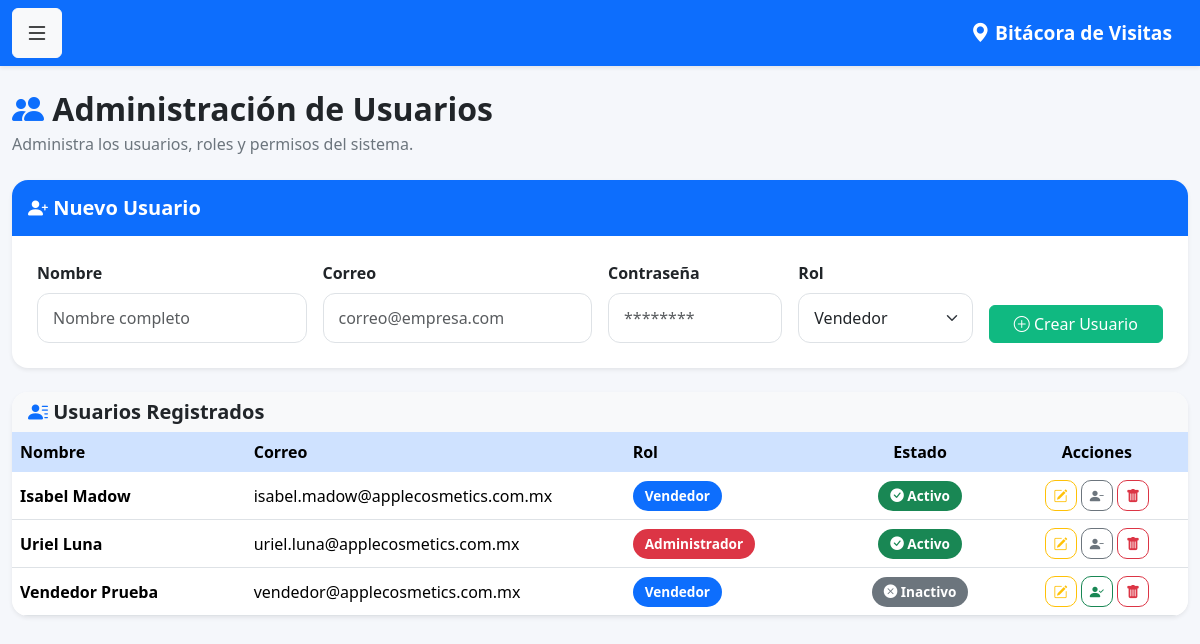
Before: /usuarios (signed in) with the older database file.
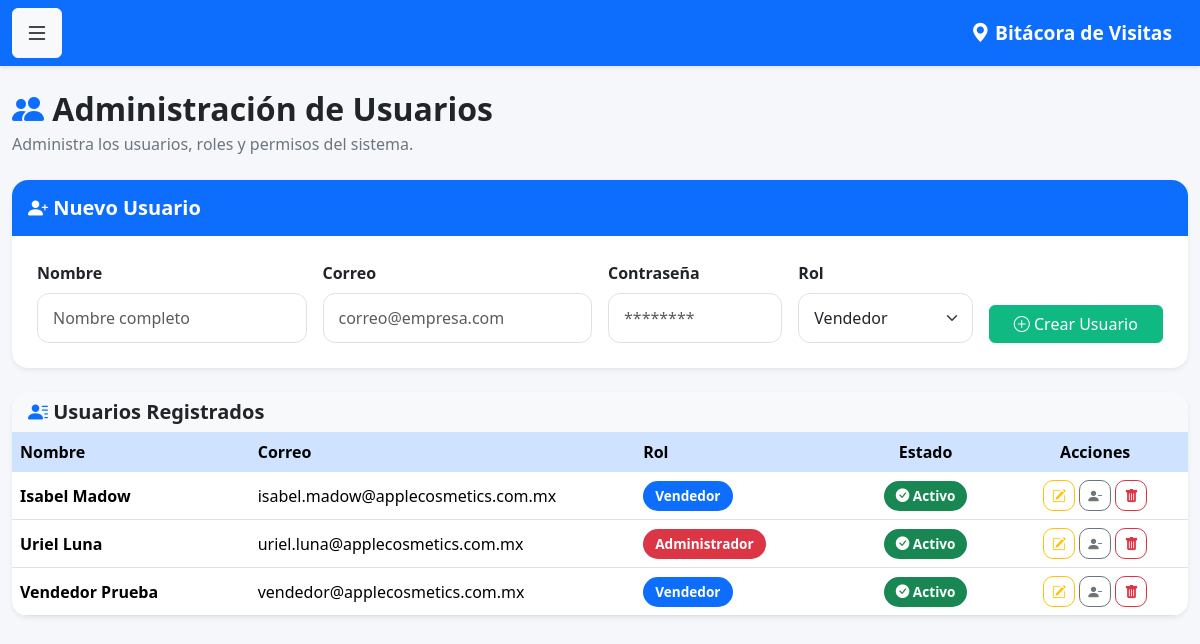
After: the same page with the newer database file.
### models.py (models this page shows)
class Usuario(UserMixin, db.Model):
    __tablename__ = 'usuarios'
    id = db.Column(db.Integer, primary_key=True)
    nombre = db.Column(db.String(100), nullable=False)
    correo = db.Column(db.String(120), unique=True, nullable=False)
    password = db.Column(db.String(500), nullable=False)
    rol = db.Column(db.String(20), default='vendedor')
    activo = db.Column(db.Boolean, default=True)

### app.py (the view, shortened to what this page needs)
@app.route('/usuarios', methods=['GET', 'POST'])
@login_required
def usuarios():
    if current_user.rol != 'admin':
        return "Acceso denegado"
    lista_usuarios = Usuario.query.order_by(
        Usuario.nombre
    ).all()
    return render_template(
        'usuarios.html',
        usuarios=lista_usuarios
    )

### app.py (called while the page is built)
@login_manager.user_loader
def load_user(user_id):
    return Usuario.query.get(int(user_id))

### templates/usuarios.html (shortened to what the changed rows need)
{% extends 'base.html' %}
{% block contenido %}
<div class="d-flex justify-content-between align-items-center mb-4">
    <div>
        <h2 class="fw-bold mb-1">
            <i class="bi bi-people-fill text-primary"></i>
            Administración de Usuarios
        </h2>
    </div>
</div>
<div class="card shadow-sm border-0 rounded-4">
    <div class="table-responsive">
        <table class="table table-hover align-middle mb-0">
            <thead class="table-primary">
                <tr>
                    <th>Nombre</th>
                    <th>Correo</th>
                    <th>Rol</th>
                    <th class="text-center">Estado</th>
                    <th class="text-center">Acciones</th>
                </tr>
            </thead>
            <tbody>
                {% for usuario in usuarios %}
                <tr>
                    <td>
                        <strong>{{ usuario.nombre }}</strong>
                    </td>
                    <td>
                        {{ usuario.correo }}
                    </td>
                    <td>
                        {% if usuario.rol == "admin" %}
                        <span class="badge bg-danger">
                            Administrador
                        </span>
                        {% elif usuario.rol == "supervisor" %}
                        <span class="badge bg-warning text-dark">
                            Supervisor
                        </span>
                        {% else %}
                        <span class="badge bg-primary">
                            Vendedor
                        </span>
                        {% endif %}
                    </td>
                    <td class="text-center">
                        {% if usuario.activo %}
                        <span class="badge bg-success">
                            <i class="bi bi-check-circle-fill"></i>
                            Activo
                        </span>
                        {% else %}
                        <span class="badge bg-secondary">
                            <i class="bi bi-x-circle-fill"></i>
                            Inactivo
                        </span>
                        {% endif %}
                    </td>
                    <td class="text-center">
                        <a href="{{ url_for('editar_usuario', id=usuario.id) }}"
                           class="btn btn-outline-warning btn-sm">
                            <i class="bi bi-pencil-square"></i>
                        </a>
                        {% if usuario.activo %}
                        <a href="{{ url_for('desactivar_usuario', id=usuario.id) }}"
                           class="btn btn-outline-secondary btn-sm"
                           onclick="return confirm('¿Desea desactivar este usuario?');">
                            <i class="bi bi-person-dash-fill"></i>
                        </a>
                        {% else %}
                        <a href="{{ url_for('reactivar_usuario', id=usuario.id) }}"
                           class="btn btn-outline-success btn-sm"
                           onclick="return confirm('¿Desea reactivar este usuario?');">
                            <i class="bi bi-person-check-fill"></i>
                        </a>
                        {% endif %}
                        <a href="{{ url_for('eliminar_usuario', id=usuario.id) }}"
                           class="btn btn-outline-danger btn-sm"
                           onclick="return confirm('¿Eliminar definitivamente este usuario?');">
                            <i class="bi bi-trash-fill"></i>
                        </a>
                    </td>
                </tr>
                {% endfor %}
            </tbody>
        </table>
    </div>
</div>
{% endblock %}

Changed rows visible on the page:
changed Usuario "Vendedor Prueba": activo "Inactivo" → "Activo"
